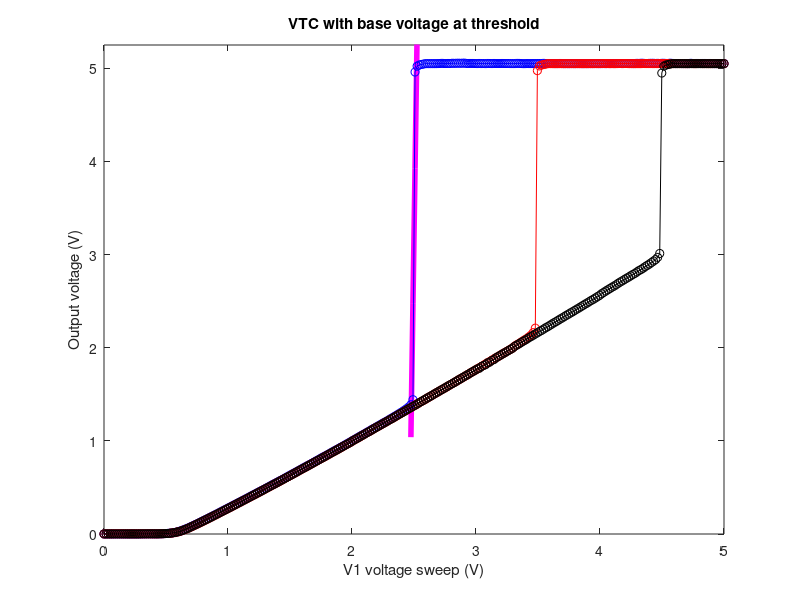
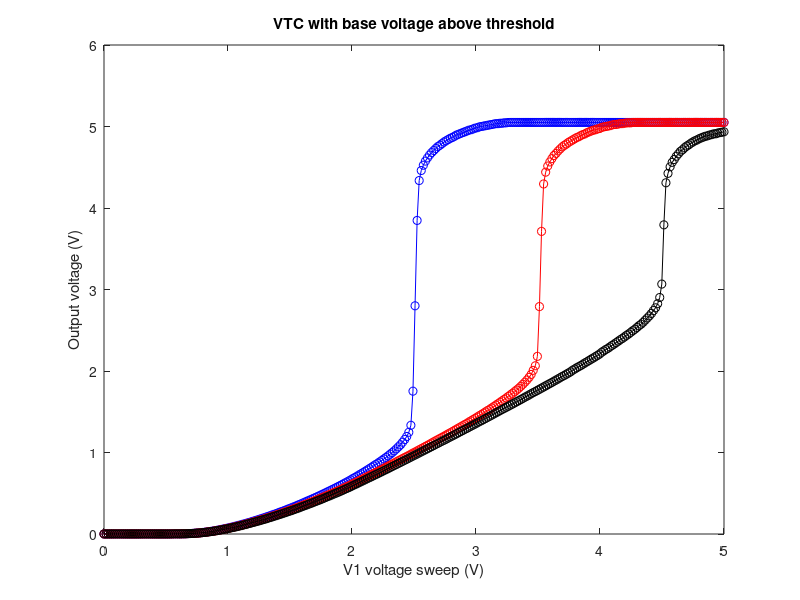

Here is the MATLAB script that generated these plots, in order:
%In your report, include a single plot showing all of these voltage
%transfer characteristics (VTCs). Repeat this experiment for an above-threshold bias 
%current.

load exp1V1Sweep.csv
load exp1Vout_V225.csv
load exp1Vout_V225Vb15.csv
load exp1Vout_V235.csv
load exp1Vout_V235Vb15.csv
load exp1Vout_V245.csv
load exp1Vout_V245Vb15.csv

P3 = polyfit(exp1V1Sweep(149:152),exp1Vout_V225(149:152),1);
yfit3 = P3(1)*exp1V1Sweep(149:152)+P3(2);
limits = [0, 5, 0, 5.25];
figure
plot(exp1V1Sweep(149:152),yfit3, 'm', 'Linewidth', 4)
hold on
plot(exp1V1Sweep, exp1Vout_V225, 'bo-')
hold on
plot(exp1V1Sweep, exp1Vout_V235, 'ro-')
hold on
plot(exp1V1Sweep, exp1Vout_V245, 'ko-')
axis(limits)
xlabel('V1 voltage sweep (V)')
ylabel('Output voltage (V)')
title('VTC with base voltage at threshold')

figure
plot(exp1V1Sweep, exp1Vout_V225Vb15, 'bo-')
hold on
plot(exp1V1Sweep, exp1Vout_V235Vb15, 'ro-')
hold on
plot(exp1V1Sweep, exp1Vout_V245Vb15, 'ko-')
xlabel('V1 voltage sweep (V)')
ylabel('Output voltage (V)')
title('VTC with base voltage above threshold')